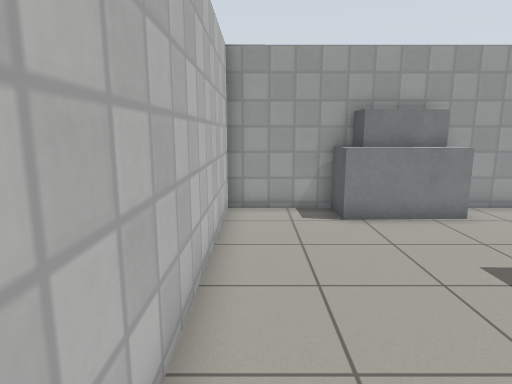
[1] (above)

15 first-person views from a walk through a Gazebo world. The camera is 1.2 m above the floor, tilts 10° down and sees 75° across. The floor is counted in squares, 0.5 m on a side. Each view is taken from the middle of a square. On the plan, view 1 faces up. The plan holds only what a view shows up to about 19 squares ahead; the rest is blank. The place goes on beyond the plan. Simple patterns stand in for the simulator's built-in surfaces.

[2]
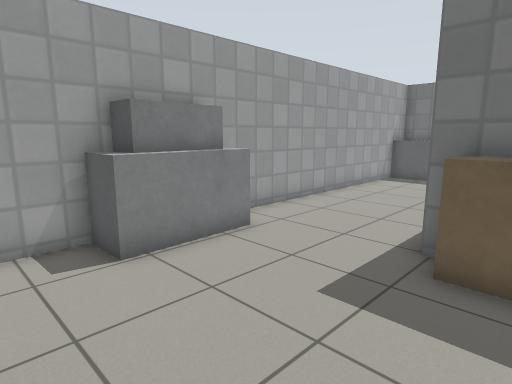

[3]
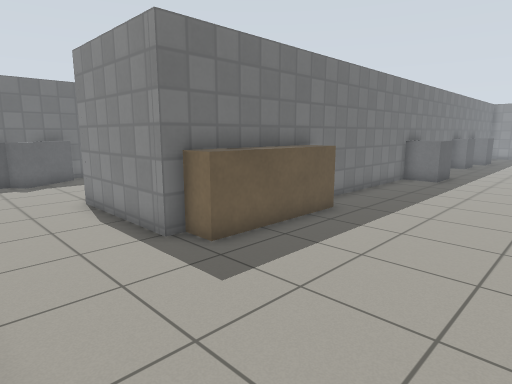

[4]
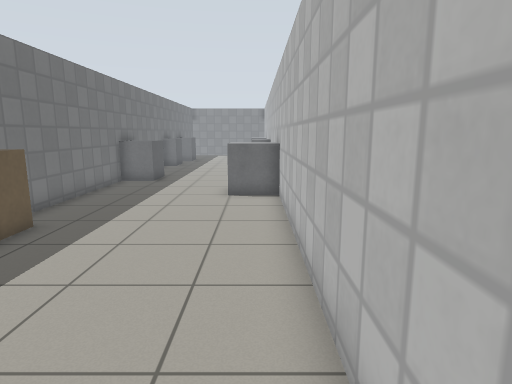

[5]
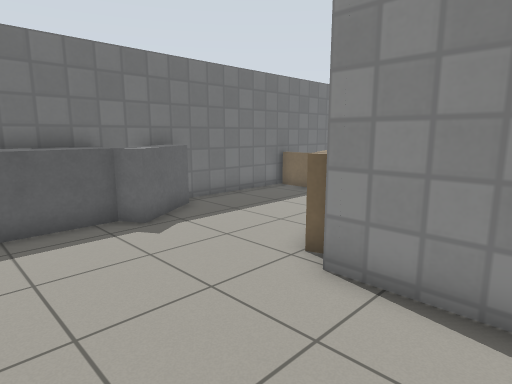

[6]
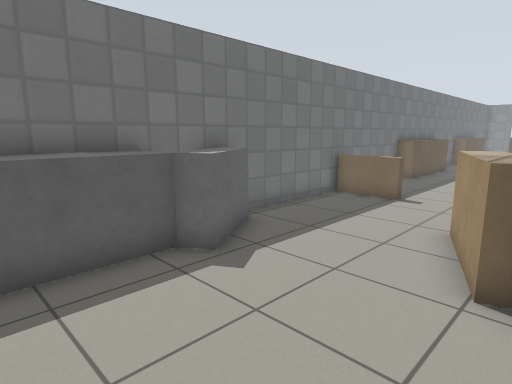

[7]
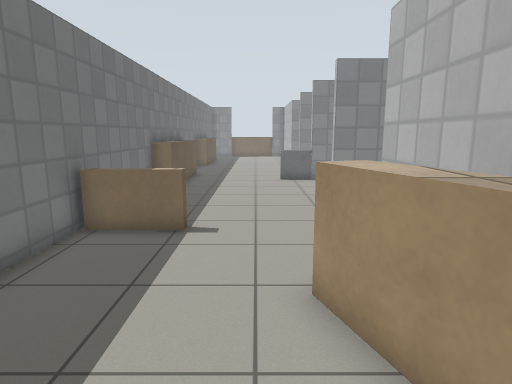

[8]
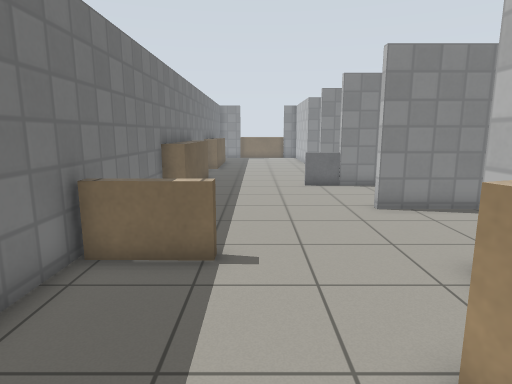

[9]
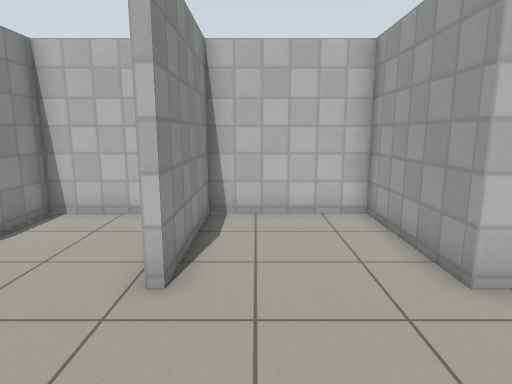

[10]
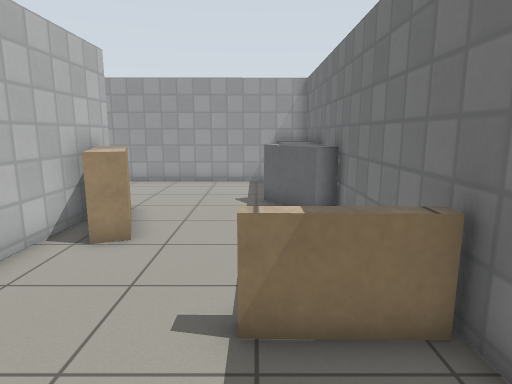

[11]
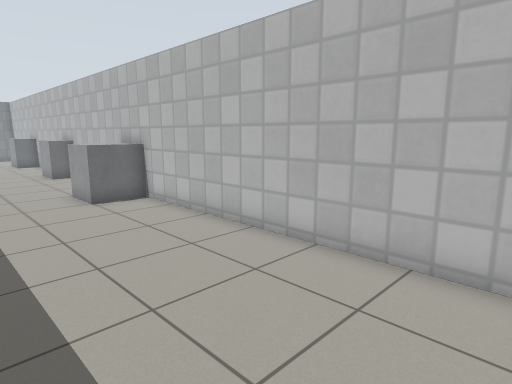

[12]
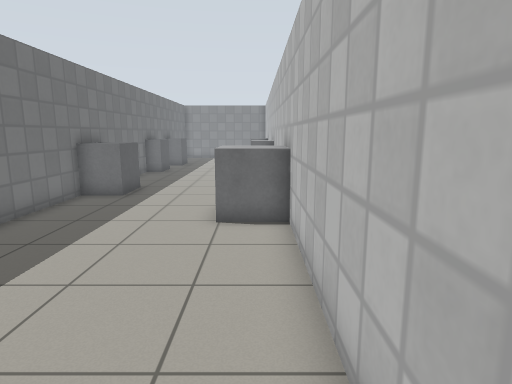

[13]
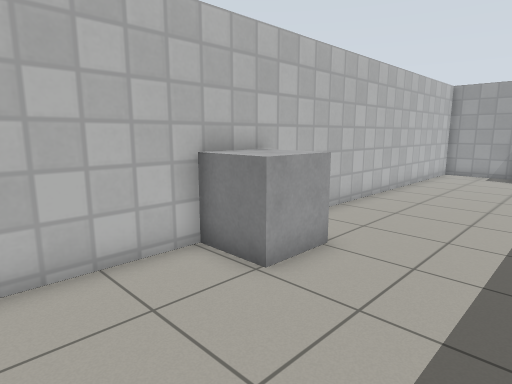

[14]
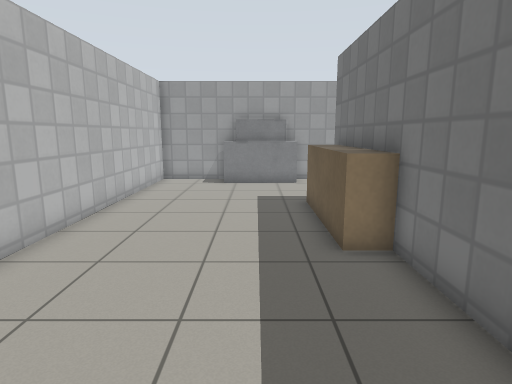

[15]
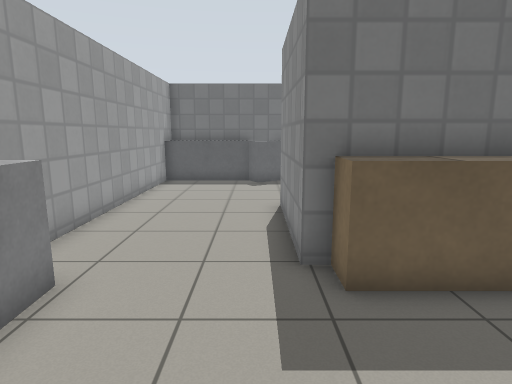

### Floor plan
Points are (right, up) in squares from view 1. A wall is a line through its corners. A room is listed if a view was taken in it or the views show most of it. See-through windows are left out.
Room 1 (views 1, 2, 3, 4, 5, 6, 7, 8, 11, 12, 13, 14, 15)
walls: (6.8, -12.5) (6.8, 5.2) (12.1, 5.2) (12.1, -1.6); (19.5, -2.1) (19.5, 10.6) (-0.9, 10.6) (-0.9, -12.5)
low walls: (6.9, -0.4) (5.8, -0.4) (5.8, 4.6) (6.9, 4.6); (12.5, 4.5) (12.9, 4.6) (14.2, 1.3) (13.3, 1); (16.8, -2.4) (16.8, -2) (19.3, -2.1)
ways out: opening at (14.5, -2) to room 2
objects: grey box (0, -7) to (1, -5); grey box (2, 9) to (6, 10); grey box (3, 10) to (5, 10); grey box (5, -11) to (6, -9); grey box (17, 4) to (19, 6); grey box (18, 6) to (19, 10)
Room 2 (views 9, 10)
walls: (12.1, -1.6) (7.1, -1.6) (7.1, -6.4) (12.1, -6.4); (7.1, -8.4) (7.1, -11.3) (12.1, -11.3); (19.5, -12.5) (19.5, -2.1)
low walls: (19.3, -2.5) (16.8, -2.4); (18.6, -12.5) (18.6, -8.3)
ways out: opening at (14.5, -2) to room 1
objects: grey box (13, -12) to (14, -11)

Positions as (right, up) in squares from view 1, and headings:
1: (0, 0), facing up
2: (0, 3), facing up-right
3: (0, 9), facing down-right
4: (0, 8), facing down
5: (9, 10), facing down-right
6: (12, 10), facing down-right
7: (15, 6), facing down
8: (16, 4), facing down
9: (17, -5), facing left
10: (17, -6), facing up
11: (5, 7), facing down-left
12: (0, 4), facing down
13: (5, -11), facing up-left
14: (4, -7), facing up
15: (1, 6), facing right
